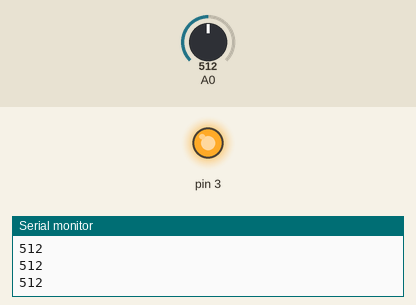
The sketch below on a simulated Arduino Uno, built with avr-gcc and run on an emulated ATmega328P. Shown: output pins drawn as LEDs (lit = HIGH), the last lines printed to the serial monitor. Inputs (shaded band) come from the test bench; at power-on: A0 = 512.

Above: at 1.2 s.
1.3 s: A0 set to 488
At 1.7 s:
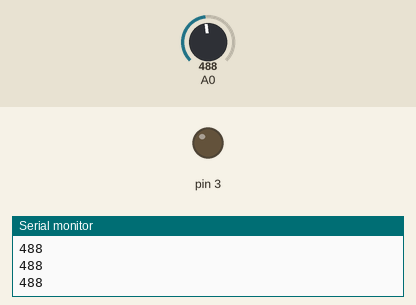
2.8 s: A0 set to 510
At 4.0 s:
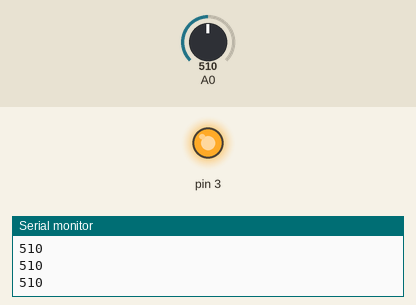
4.3 s: A0 set to 490
At 5.2 s:
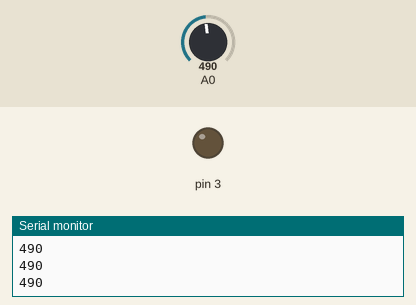
Timing chart, 0 to 7.3 s (numbered marks = the images above; inputs shaded):
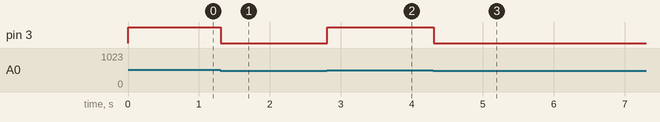

Measured:
- the behaviour switches between 500 and 499 on A0 (found by bisection; images 0 and 1)
- after the input at 1.3 s, pin 3: HIGH → LOW at once
- after the input at 2.8 s, pin 3: LOW → HIGH at once
- after the input at 4.3 s, pin 3: HIGH → LOW at once

The sketch:

LIGHT_SENSOR.ino
```cpp
void setup() {
  Serial.begin(9600);
  pinMode(3,OUTPUT);
}

// the loop routine runs over and over again forever:
void loop() {
  int sensorValue = analogRead(A0);
  Serial.println(sensorValue);

   if (sensorValue >= 500) {
  digitalWrite(3, HIGH);
 }
 else{
  digitalWrite(3,LOW);
 }
}
```
